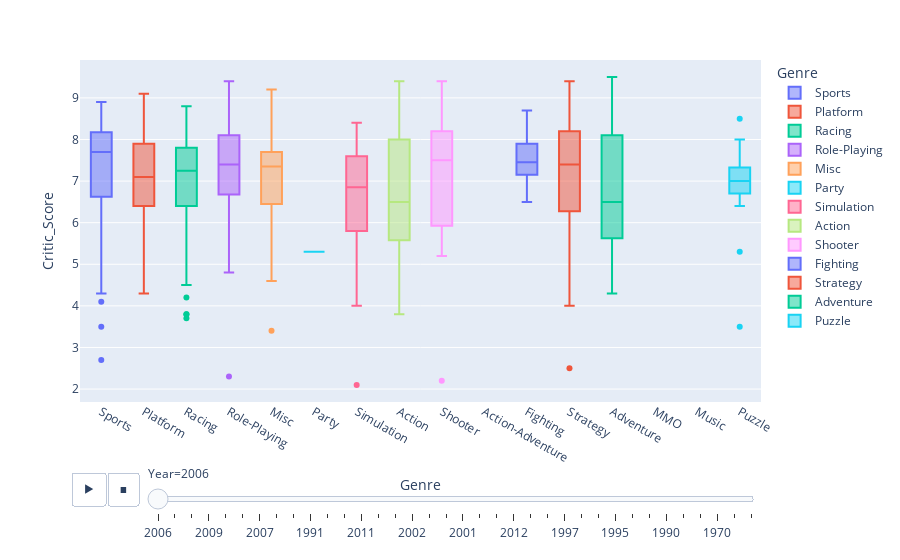

Notebook code for this chart:
### Code cell
# Ajout d'un split des données par année

fig = px.box(vgscore, x = 'Genre', y = 'Critic_Score', color = 'Genre', animation_frame = 'Year')
fig.show()

### Figure 1 — Plotly figure (JSON) as saved in the notebook; plotly's stock layout.template omitted (floating-point values rounded to 4 significant figures)
{"data": [{"alignmentgroup": "True", "hovertemplate": "Genre=%{x}<br>Year=2006<br>Critic_Score=%{y}<extra></extra>", "legendgroup": "Sports", "marker": {"color": "#636efa"}, "name": "Sports", "notched": false, "offsetgroup": "Sports", "orientation": "v", "showlegend": true, "type": "box", "x": ["Sports", "Sports", "Sports", "Sports", "Sports", "Sports", "Sports", "Sports", "Sports", "Sports", "Sports", "Sports", "Sports", "Sports", "Sports", "Sports", "Sports", "Sports", "Sports", "Sports", "Sports", "Sports", "Sports", "Sports", "Sports", "Sports", "Sports", "Sports", "Sports", "Sports", "Sports", "Sports", "Sports", "Sports", "Sports", "Sports", "Sports", "Sports", "Sports", "Sports", "Sports", "Sports", "Sports", "Sports", "Sports", "Sports", "Sports", "Sports", "Sports", "Sports", "Sports", "Sports", "Sports", "Sports", "Sports", "Sports", "Sports", "Sports", "Sports", "Sports", "Sports", "Sports", "Sports", "Sports", "Sports", "Sports", "Sports", "Sports", "Sports", "Sports", "Sports", "Sports", "Sports", "Sports", "Sports", "Sports", "Sports", "Sports", "Sports", "Sports", "Sports", "Sports", "Sports", "Sports", "Sports", "Sports", "Sports", "Sports", "Sports", "Sports", "Sports"], "x0": " ", "xaxis": "x", "y": [7.7, 8.5, 8.4, 8.9, 7.1, 8.2, 8.9, 6.3, 8, 8, 8.4, 6.6, 8.3, 8.2, 8.1, 8, 7.8, 7.9, 8.5, 8.4, 7.9, 6.3, 8.8, 8.1, 8, 7, 7.2, 8.1, 8.2, 8.4, 8.2, 7.8, 6, 7.3, 8.1, 6.3, 7.6, 8.3, 7.3, 7.1, 8, 7.6, 6.7, 5.3, 7.8, 7.9, 6.9, 6.9, 7.9, 8.3, 6.2, 7.7, 7.6, 6.5, 4.9, 7.7, 8.2, 6.5, 7.4, 6.5, 7.3, 8, 3.5, 7.5, 6.4, 5.2, 7.3, 4.3, 8.4, 7.6, 7, 8.9, 8.4, 7.7, 6.2, 6.6, 8.5, 7.8, 8.4, 7.2, 7.1, 4.1, 7.7, 2.7, 6, 6.7, 8.5, 6, 6.4, 7.6, 6.6], "y0": " ", "yaxis": "y"}, {"alignmentgroup": "True", "hovertemplate": "Genre=%{x}<br>Year=2006<br>Critic_Score=%{y}<extra></extra>", "legendgroup": "Platform", "marker": {"color": "#EF553B"}, "name": "Platform", "notched": false, "offsetgroup": "Platform", "orientation": "v", "showlegend": true, "type": "box", "x": ["Platform", "Platform", "Platform", "Platform", "Platform", "Platform", "Platform", "Platform", "Platform", "Platform", "Platform", "Platform", "Platform", "Platform", "Platform", "Platform", "Platform", "Platform", "Platform", "Platform", "Platform", "Platform", "Platform", "Platform", "Platform", "Platform", "Platform", "Platform", "Platform", "Platform", "Platform", "Platform", "Platform", "Platform", "Platform", "Platform", "Platform", "Platform", "Platform", "Platform", "Platform", "Platform", "Platform", "Platform", "Platform", "Platform", "Platform", "Platform"], "x0": " ", "xaxis": "x", "y": [9.1, 8.6, 8.2, 7.3, 7.8, 4.8, 6.5, 8.5, 8.1, 7.4, 7.1, 6.7, 7.9, 8.1, 7.1, 5, 7.4, 6.5, 6.4, 5.5, 8.7, 7.4, 7.8, 5.7, 6.6, 6.8, 9, 6.5, 7.3, 6.7, 5, 7.9, 6.9, 5.2, 6.4, 5.9, 7.6, 6.4, 6.4, 7.6, 4.3, 6.7, 7.7, 8, 9, 9, 6.3, 6.4], "y0": " ", "yaxis": "y"}, {"alignmentgroup": "True", "hovertemplate": "Genre=%{x}<br>Year=2006<br>Critic_Score=%{y}<extra></extra>", "legendgroup": "Racing", "marker": {"color": "#00cc96"}, "name": "Racing", "notched": false, "offsetgroup": "Racing", "orientation": "v", "showlegend": true, "type": "box", "x": ["Racing", "Racing", "Racing", "Racing", "Racing", "Racing", "Racing", "Racing", "Racing", "Racing", "Racing", "Racing", "Racing", "Racing", "Racing", "Racing", "Racing", "Racing", "Racing", "Racing", "Racing", "Racing", "Racing", "Racing", "Racing", "Racing", "Racing", "Racing", "Racing", "Racing", "Racing", "Racing", "Racing", "Racing"], "x0": " ", "xaxis": "x", "y": [7.4, 7.9, 7, 7.7, 6.4, 7.8, 7.4, 4.5, 7.6, 7.3, 7, 3.7, 8.8, 7.9, 7.6, 6.6, 7.7, 8, 7, 6.7, 7.4, 7, 8.3, 3.8, 7.2, 6.4, 7.9, 3.8, 8, 6.3, 7.8, 4.2, 5.1, 5.4], "y0": " ", "yaxis": "y"}, {"alignmentgroup": "True", "hovertemplate": "Genre=%{x}<br>Year=2006<br>Critic_Score=%{y}<extra></extra>", "legendgroup": "Role-Playing", "marker": {"color": "#ab63fa"}, "name": "Role-Playing", "notched": false, "offsetgroup": "Role-Playing", "orientation": "v", "showlegend": true, "type": "box", "x": ["Role-Playing", "Role-Playing", "Role-Playing", "Role-Playing", "Role-Playing", "Role-Playing", "Role-Playing", "Role-Playing", "Role-Playing", "Role-Playing", "Role-Playing", "Role-Playing", "Role-Playing", "Role-Playing", "Role-Playing", "Role-Playing", "Role-Playing", "Role-Playing", "Role-Playing", "Role-Playing", "Role-Playing", "Role-Playing", "Role-Playing", "Role-Playing", "Role-Playing", "Role-Playing", "Role-Playing", "Role-Playing", "Role-Playing", "Role-Playing", "Role-Playing", "Role-Playing", "Role-Playing", "Role-Playing", "Role-Playing", "Role-Playing", "Role-Playing", "Role-Playing", "Role-Playing", "Role-Playing", "Role-Playing", "Role-Playing", "Role-Playing", "Role-Playing", "Role-Playing", "Role-Playing", "Role-Playing", "Role-Playing", "Role-Playing", "Role-Playing", "Role-Playing", "Role-Playing", "Role-Playing", "Role-Playing", "Role-Playing", "Role-Playing", "Role-Playing"], "x0": " ", "xaxis": "x", "y": [9.4, 8.3, 6.3, 6.6, 8.3, 7.4, 7, 7.6, 8.1, 8, 6.8, 7.5, 7.2, 7, 8.4, 6.9, 7.7, 7.9, 8.5, 8.1, 7.9, 6.8, 7.9, 7, 8, 8.2, 6.4, 6.9, 6.7, 6.6, 6.8, 7.6, 6.6, 6.6, 7.5, 7.4, 6.8, 5.9, 6.1, 7.2, 4.8, 6.1, 8, 8, 8.6, 8.4, 7.3, 6.4, 5.5, 7.1, 9, 9, 8.2, 2.3, 6.6, 8.4, 8.6], "y0": " ", "yaxis": "y"}, {"alignmentgroup": "True", "hovertemplate": "Genre=%{x}<br>Year=2006<br>Critic_Score=%{y}<extra></extra>", "legendgroup": "Misc", "marker": {"color": "#FFA15A"}, "name": "Misc", "notched": false, "offsetgroup": "Misc", "orientation": "v", "showlegend": true, "type": "box", "x": ["Misc", "Misc", "Misc", "Misc", "Misc", "Misc", "Misc", "Misc", "Misc", "Misc", "Misc", "Misc", "Misc", "Misc", "Misc", "Misc", "Misc", "Misc", "Misc", "Misc", "Misc", "Misc", "Misc", "Misc", "Misc", "Misc", "Misc", "Misc"], "x0": " ", "xaxis": "x", "y": [8.1, 7.7, 9.2, 8.3, 8.3, 7.5, 7.3, 8.4, 7.1, 7.7, 7.5, 6.9, 5.1, 7.5, 6.5, 6.4, 4.6, 7.4, 7.4, 4.6, 7.6, 6.4, 6.5, 6.4, 7.3, 6.7, 8, 3.4], "y0": " ", "yaxis": "y"}, {"alignmentgroup": "True", "hovertemplate": "Genre=%{x}<br>Year=2006<br>Critic_Score=%{y}<extra></extra>", "legendgroup": "Party", "marker": {"color": "#19d3f3"}, "name": "Party", "notched": false, "offsetgroup": "Party", "orientation": "v", "showlegend": true, "type": "box", "x": ["Party"], "x0": " ", "xaxis": "x", "y": [5.3], "y0": " ", "yaxis": "y"}, {"alignmentgroup": "True", "hovertemplate": "Genre=%{x}<br>Year=2006<br>Critic_Score=%{y}<extra></extra>", "legendgroup": "Simulation", "marker": {"color": "#FF6692"}, "name": "Simulation", "notched": false, "offsetgroup": "Simulation", "orientation": "v", "showlegend": true, "type": "box", "x": ["Simulation", "Simulation", "Simulation", "Simulation", "Simulation", "Simulation", "Simulation", "Simulation", "Simulation", "Simulation", "Simulation", "Simulation", "Simulation", "Simulation", "Simulation", "Simulation", "Simulation", "Simulation", "Simulation", "Simulation", "Simulation", "Simulation"], "x0": " ", "xaxis": "x", "y": [6.6, 4.8, 7.7, 8.4, 7.6, 5.8, 6.8, 7.5, 4, 6.4, 8.2, 6.9, 6.4, 8, 5.1, 6.4, 7, 6.9, 5.3, 2.1, 7.5, 7.9], "y0": " ", "yaxis": "y"}, {"alignmentgroup": "True", "hovertemplate": "Genre=%{x}<br>Year=2006<br>Critic_Score=%{y}<extra></extra>", "legendgroup": "Action", "marker": {"color": "#B6E880"}, "name": "Action", "notched": false, "offsetgroup": "Action", "orientation": "v", "showlegend": true, "type": "box", "x": ["Action", "Action", "Action", "Action", "Action", "Action", "Action", "Action", "Action", "Action", "Action", "Action", "Action", "Action", "Action", "Action", "Action", "Action", "Action", "Action", "Action", "Action", "Action", "Action", "Action", "Action", "Action", "Action", "Action", "Action", "Action", "Action", "Action", "Action", "Action", "Action", "Action", "Action", "Action", "Action", "Action", "Action", "Action", "Action", "Action", "Action", "Action", "Action", "Action", "Action", "Action", "Action", "Action", "Action", "Action", "Action", "Action", "Action", "Action", "Action", "Action", "Action", "Action", "Action", "Action", "Action", "Action", "Action", "Action", "Action", "Action", "Action", "Action", "Action", "Action", "Action", "Action", "Action", "Action", "Action", "Action", "Action", "Action", "Action", "Action", "Action", "Action", "Action", "Action"], "x0": " ", "xaxis": "x", "y": [8.4, 8.3, 8.4, 6.5, 8, 8.4, 8.4, 8.7, 4.9, 8.8, 8.4, 5.7, 8.5, 5, 8.2, 5.6, 9.4, 8.2, 7.2, 8.3, 8.1, 8.1, 6.3, 6.3, 7.3, 6.3, 5, 6.7, 6.6, 7, 6.5, 7.2, 4.9, 6.6, 8.1, 7.3, 4.2, 8.3, 6.4, 5, 6.2, 6.2, 4.8, 8, 6, 5.5, 7.9, 5.4, 3.8, 7, 4, 5.6, 5.6, 6.6, 7.7, 8, 8, 5.9, 8, 7.3, 4, 8.3, 6.9, 7.1, 6, 6.7, 7.3, 4, 5.6, 4, 6, 6, 5.3, 5.4, 5.5, 6.4, 5, 5.4, 6.7, 5.8, 5.8, 5.6, 5.4, 6.6, 5, 6.9, 5, 9, 6.3], "y0": " ", "yaxis": "y"}, {"alignmentgroup": "True", "hovertemplate": "Genre=%{x}<br>Year=2006<br>Critic_Score=%{y}<extra></extra>", "legendgroup": "Shooter", "marker": {"color": "#FF97FF"}, "name": "Shooter", "notched": false, "offsetgroup": "Shooter", "orientation": "v", "showlegend": true, "type": "box", "x": ["Shooter", "Shooter", "Shooter", "Shooter", "Shooter", "Shooter", "Shooter", "Shooter", "Shooter", "Shooter", "Shooter", "Shooter", "Shooter", "Shooter", "Shooter", "Shooter", "Shooter", "Shooter", "Shooter", "Shooter", "Shooter", "Shooter", "Shooter", "Shooter", "Shooter", "Shooter", "Shooter", "Shooter", "Shooter", "Shooter", "Shooter", "Shooter", "Shooter", "Shooter", "Shooter", "Shooter", "Shooter", "Shooter", "Shooter", "Shooter", "Shooter", "Shooter", "Shooter", "Shooter", "Shooter", "Shooter", "Shooter", "Shooter", "Shooter", "Shooter", "Shooter"], "x0": " ", "xaxis": "x", "y": [9.4, 8.5, 8.7, 8, 6.7, 6.8, 8.8, 7.7, 5.7, 7.7, 8.4, 8.2, 8.2, 5.8, 5.9, 7.8, 9.1, 7.2, 6.8, 7.8, 8.6, 8.2, 8.5, 8, 5.6, 5.4, 7.6, 6.1, 6, 7.8, 8.5, 2.2, 5.4, 7.9, 5.4, 7.9, 6.4, 8.5, 5.9, 6.2, 7, 8, 6.5, 9, 6.7, 7.5, 5.2, 6.8, 5.5, 5.2, 5.8], "y0": " ", "yaxis": "y"}, {"alignmentgroup": "True", "hovertemplate": "Genre=%{x}<br>Year=2006<br>Critic_Score=%{y}<extra></extra>", "legendgroup": "Fighting", "marker": {"color": "#636efa"}, "name": "Fighting", "notched": false, "offsetgroup": "Fighting", "orientation": "v", "showlegend": true, "type": "box", "x": ["Fighting", "Fighting", "Fighting", "Fighting", "Fighting", "Fighting", "Fighting", "Fighting", "Fighting", "Fighting", "Fighting", "Fighting", "Fighting", "Fighting", "Fighting", "Fighting"], "x0": " ", "xaxis": "x", "y": [8.7, 8, 8.6, 7.4, 7.4, 7, 7.8, 7.4, 7.2, 8, 7.8, 7.5, 6.5, 7.5, 6.9, 7.1], "y0": " ", "yaxis": "y"}, {"alignmentgroup": "True", "hovertemplate": "Genre=%{x}<br>Year=2006<br>Critic_Score=%{y}<extra></extra>", "legendgroup": "Strategy", "marker": {"color": "#EF553B"}, "name": "Strategy", "notched": false, "offsetgroup": "Strategy", "orientation": "v", "showlegend": true, "type": "box", "x": ["Strategy", "Strategy", "Strategy", "Strategy", "Strategy", "Strategy", "Strategy", "Strategy", "Strategy", "Strategy", "Strategy", "Strategy", "Strategy", "Strategy", "Strategy", "Strategy", "Strategy", "Strategy", "Strategy", "Strategy", "Strategy", "Strategy", "Strategy", "Strategy", "Strategy"], "x0": " ", "xaxis": "x", "y": [6.9, 8.8, 7.4, 6.4, 8.3, 6.4, 7.7, 6, 2.5, 5.5, 8, 9.4, 8.3, 8.2, 6.2, 4, 8.8, 6.8, 7.8, 8.2, 6.5, 5.7, 6.3, 7.5, 7.4], "y0": " ", "yaxis": "y"}, {"alignmentgroup": "True", "hovertemplate": "Genre=%{x}<br>Year=2006<br>Critic_Score=%{y}<extra></extra>", "legendgroup": "Adventure", "marker": {"color": "#00cc96"}, "name": "Adventure", "notched": false, "offsetgroup": "Adventure", "orientation": "v", "showlegend": true, "type": "box", "x": ["Adventure", "Adventure", "Adventure", "Adventure", "Adventure", "Adventure", "Adventure", "Adventure", "Adventure", "Adventure", "Adventure", "Adventure", "Adventure", "Adventure", "Adventure", "Adventure", "Adventure", "Adventure", "Adventure"], "x0": " ", "xaxis": "x", "y": [9.5, 9.5, 5, 9.4, 7.5, 5.5, 8.3, 7.4, 4.3, 5.5, 6.3, 6, 6.5, 7.4, 6.5, 6.3, 5.1, 7.2, 9], "y0": " ", "yaxis": "y"}, {"alignmentgroup": "True", "hovertemplate": "Genre=%{x}<br>Year=2006<br>Critic_Score=%{y}<extra></extra>", "legendgroup": "Puzzle", "marker": {"color": "#19d3f3"}, "name": "Puzzle", "notched": false, "offsetgroup": "Puzzle", "orientation": "v", "showlegend": true, "type": "box", "x": ["Puzzle", "Puzzle", "Puzzle", "Puzzle", "Puzzle", "Puzzle", "Puzzle", "Puzzle", "Puzzle", "Puzzle", "Puzzle", "Puzzle", "Puzzle", "Puzzle", "Puzzle", "Puzzle", "Puzzle", "Puzzle", "Puzzle", "Puzzle", "Puzzle", "Puzzle", "Puzzle", "Puzzle", "Puzzle"], "x0": " ", "xaxis": "x", "y": [8.5, 7.7, 7.3, 8, 7.2, 6.4, 7.3, 7.1, 6.8, 7.9, 7.3, 3.5, 6.7, 7, 7.4, 6.5, 6.7, 5.3, 6.8, 6.5, 7.2, 7, 7, 7.5, 7], "y0": " ", "yaxis": "y"}], "layout": {"boxmode": "overlay", "legend": {"title": {"text": "Genre"}, "tracegroupgap": 0}, "margin": {"t": 60}, "sliders": [{"active": 0, "currentvalue": {"prefix": "Year="}, "len": 0.9, "pad": {"b": 10, "t": 60}, "steps": [{"args": [["2006"], {"frame": {"duration": 0, "redraw": true}, "fromcurrent": true, "mode": "immediate", "transition": {"duration": 0, "easing": "linear"}}], "label": "2006", "method": "animate"}, {"args": [["1985"], {"frame": {"duration": 0, "redraw": true}, "fromcurrent": true, "mode": "immediate", "transition": {"duration": 0, "easing": "linear"}}], "label": "1985", "method": "animate"}, {"args": [["2008"], {"frame": {"duration": 0, "redraw": true}, "fromcurrent": true, "mode": "immediate", "transition": {"duration": 0, "easing": "linear"}}], "label": "2008", "method": "animate"}, {"args": [["2009"], {"frame": {"duration": 0, "redraw": true}, "fromcurrent": true, "mode": "immediate", "transition": {"duration": 0, "easing": "linear"}}], "label": "2009", "method": "animate"}, {"args": [["1998"], {"frame": {"duration": 0, "redraw": true}, "fromcurrent": true, "mode": "immediate", "transition": {"duration": 0, "easing": "linear"}}], "label": "1998", "method": "animate"}, {"args": [["2010"], {"frame": {"duration": 0, "redraw": true}, "fromcurrent": true, "mode": "immediate", "transition": {"duration": 0, "easing": "linear"}}], "label": "2010", "method": "animate"}, {"args": [["2007"], {"frame": {"duration": 0, "redraw": true}, "fromcurrent": true, "mode": "immediate", "transition": {"duration": 0, "easing": "linear"}}], "label": "2007", "method": "animate"}, {"args": [["2005"], {"frame": {"duration": 0, "redraw": true}, "fromcurrent": true, "mode": "immediate", "transition": {"duration": 0, "easing": "linear"}}], "label": "2005", "method": "animate"}, {"args": [["2000"], {"frame": {"duration": 0, "redraw": true}, "fromcurrent": true, "mode": "immediate", "transition": {"duration": 0, "easing": "linear"}}], "label": "2000", "method": "animate"}, {"args": [["1991"], {"frame": {"duration": 0, "redraw": true}, "fromcurrent": true, "mode": "immediate", "transition": {"duration": 0, "easing": "linear"}}], "label": "1991", "method": "animate"}, {"args": [["2013"], {"frame": {"duration": 0, "redraw": true}, "fromcurrent": true, "mode": "immediate", "transition": {"duration": 0, "easing": "linear"}}], "label": "2013", "method": "animate"}, {"args": [["2014"], {"frame": {"duration": 0, "redraw": true}, "fromcurrent": true, "mode": "immediate", "transition": {"duration": 0, "easing": "linear"}}], "label": "2014", "method": "animate"}, {"args": [["2011"], {"frame": {"duration": 0, "redraw": true}, "fromcurrent": true, "mode": "immediate", "transition": {"duration": 0, "easing": "linear"}}], "label": "2011", "method": "animate"}, {"args": [["2004"], {"frame": {"duration": 0, "redraw": true}, "fromcurrent": true, "mode": "immediate", "transition": {"duration": 0, "easing": "linear"}}], "label": "2004", "method": "animate"}, {"args": [["2003"], {"frame": {"duration": 0, "redraw": true}, "fromcurrent": true, "mode": "immediate", "transition": {"duration": 0, "easing": "linear"}}], "label": "2003", "method": "animate"}, {"args": [["2002"], {"frame": {"duration": 0, "redraw": true}, "fromcurrent": true, "mode": "immediate", "transition": {"duration": 0, "easing": "linear"}}], "label": "2002", "method": "animate"}, {"args": [["2016"], {"frame": {"duration": 0, "redraw": true}, "fromcurrent": true, "mode": "immediate", "transition": {"duration": 0, "easing": "linear"}}], "label": "2016", "method": "animate"}, {"args": [["2017"], {"frame": {"duration": 0, "redraw": true}, "fromcurrent": true, "mode": "immediate", "transition": {"duration": 0, "easing": "linear"}}], "label": "2017", "method": "animate"}, {"args": [["2001"], {"frame": {"duration": 0, "redraw": true}, "fromcurrent": true, "mode": "immediate", "transition": {"duration": 0, "easing": "linear"}}], "label": "2001", "method": "animate"}, {"args": [["1999"], {"frame": {"duration": 0, "redraw": true}, "fromcurrent": true, "mode": "immediate", "transition": {"duration": 0, "easing": "linear"}}], "label": "1999", "method": "animate"}, {"args": [["2018"], {"frame": {"duration": 0, "redraw": true}, "fromcurrent": true, "mode": "immediate", "transition": {"duration": 0, "easing": "linear"}}], "label": "2018", "method": "animate"}, {"args": [["2012"], {"frame": {"duration": 0, "redraw": true}, "fromcurrent": true, "mode": "immediate", "transition": {"duration": 0, "easing": "linear"}}], "label": "2012", "method": "animate"}, {"args": [["1996"], {"frame": {"duration": 0, "redraw": true}, "fromcurrent": true, "mode": "immediate", "transition": {"duration": 0, "easing": "linear"}}], "label": "1996", "method": "animate"}, {"args": [["1992"], {"frame": {"duration": 0, "redraw": true}, "fromcurrent": true, "mode": "immediate", "transition": {"duration": 0, "easing": "linear"}}], "label": "1992", "method": "animate"}, {"args": [["1997"], {"frame": {"duration": 0, "redraw": true}, "fromcurrent": true, "mode": "immediate", "transition": {"duration": 0, "easing": "linear"}}], "label": "1997", "method": "animate"}, {"args": [["1994"], {"frame": {"duration": 0, "redraw": true}, "fromcurrent": true, "mode": "immediate", "transition": {"duration": 0, "easing": "linear"}}], "label": "1994", "method": "animate"}, {"args": [["2015"], {"frame": {"duration": 0, "redraw": true}, "fromcurrent": true, "mode": "immediate", "transition": {"duration": 0, "easing": "linear"}}], "label": "2015", "method": "animate"}, {"args": [["1995"], {"frame": {"duration": 0, "redraw": true}, "fromcurrent": true, "mode": "immediate", "transition": {"duration": 0, "easing": "linear"}}], "label": "1995", "method": "animate"}, {"args": [["1989"], {"frame": {"duration": 0, "redraw": true}, "fromcurrent": true, "mode": "immediate", "transition": {"duration": 0, "easing": "linear"}}], "label": "1989", "method": "animate"}, {"args": [["1993"], {"frame": {"duration": 0, "redraw": true}, "fromcurrent": true, "mode": "immediate", "transition": {"duration": 0, "easing": "linear"}}], "label": "1993", "method": "animate"}, {"args": [["1990"], {"frame": {"duration": 0, "redraw": true}, "fromcurrent": true, "mode": "immediate", "transition": {"duration": 0, "easing": "linear"}}], "label": "1990", "method": "animate"}, {"args": [["2019"], {"frame": {"duration": 0, "redraw": true}, "fromcurrent": true, "mode": "immediate", "transition": {"duration": 0, "easing": "linear"}}], "label": "2019", "method": "animate"}, {"args": [["2020"], {"frame": {"duration": 0, "redraw": true}, "fromcurrent": true, "mode": "immediate", "transition": {"duration": 0, "easing": "linear"}}], "label": "2020", "method": "animate"}, {"args": [["1970"], {"frame": {"duration": 0, "redraw": true}, "fromcurrent": true, "mode": "immediate", "transition": {"duration": 0, "easing": "linear"}}], "label": "1970", "method": "animate"}, {"args": [["1988"], {"frame": {"duration": 0, "redraw": true}, "fromcurrent": true, "mode": "immediate", "transition": {"duration": 0, "easing": "linear"}}], "label": "1988", "method": "animate"}, {"args": [["1986"], {"frame": {"duration": 0, "redraw": true}, "fromcurrent": true, "mode": "immediate", "transition": {"duration": 0, "easing": "linear"}}], "label": "1986", "method": "animate"}], "x": 0.1, "xanchor": "left", "y": 0, "yanchor": "top"}], "updatemenus": [{"buttons": [{"args": [null, {"frame": {"duration": 500, "redraw": true}, "fromcurrent": true, "mode": "immediate", "transition": {"duration": 500, "easing": "linear"}}], "label": "&#9654;", "method": "animate"}, {"args": [[null], {"frame": {"duration": 0, "redraw": true}, "fromcurrent": true, "mode": "immediate", "transition": {"duration": 0, "easing": "linear"}}], "label": "&#9724;", "method": "animate"}], "direction": "left", "pad": {"r": 10, "t": 70}, "showactive": false, "type": "buttons", "x": 0.1, "xanchor": "right", "y": 0, "yanchor": "top"}], "xaxis": {"anchor": "y", "categoryarray": ["Sports", "Platform", "Racing", "Role-Playing", "Misc", "Party", "Simulation", "Action", "Shooter", "Action-Adventure", "Fighting", "Strategy", "Adventure", "MMO", "Music", "Puzzle", "Sandbox", "Board Game", "Education", "Visual Novel"], "categoryorder": "array", "domain": [0, 1], "title": {"text": "Genre"}}, "yaxis": {"anchor": "x", "domain": [0, 1], "title": {"text": "Critic_Score"}}}}
